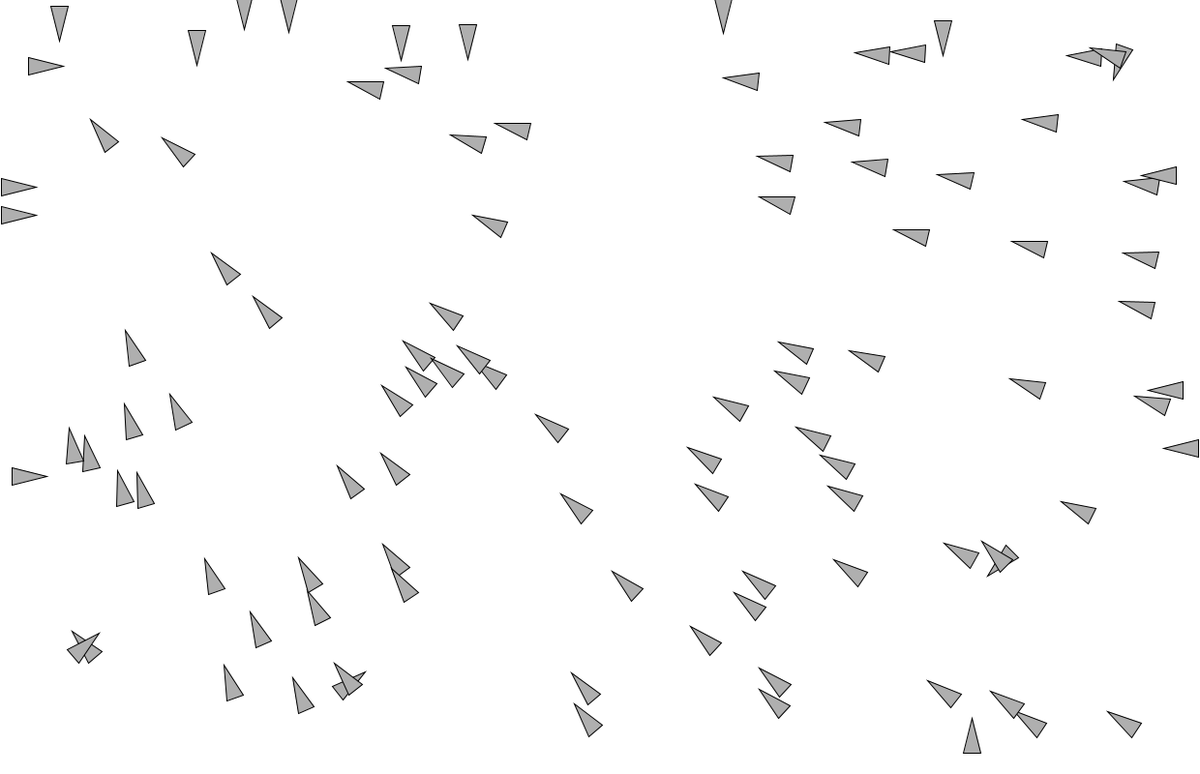
Frame 1 (no input)
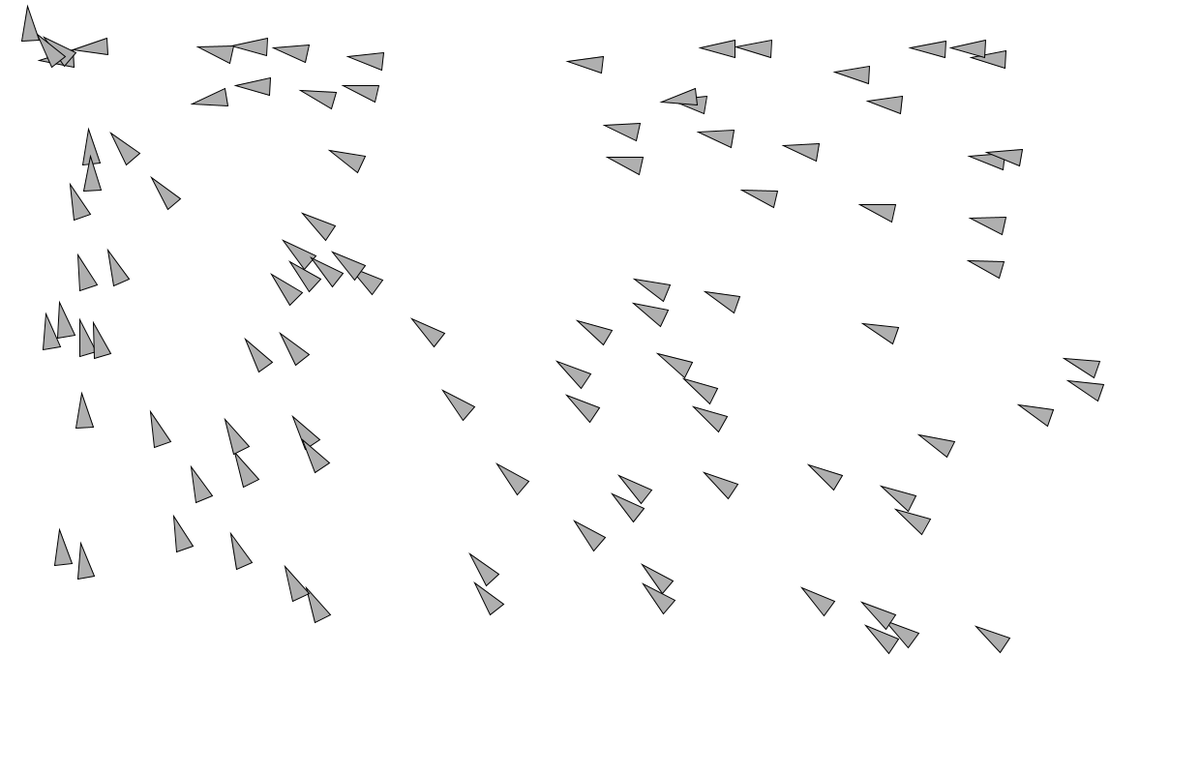
Frame 60 (the mouse pressed at the canvas centre just before this capture)
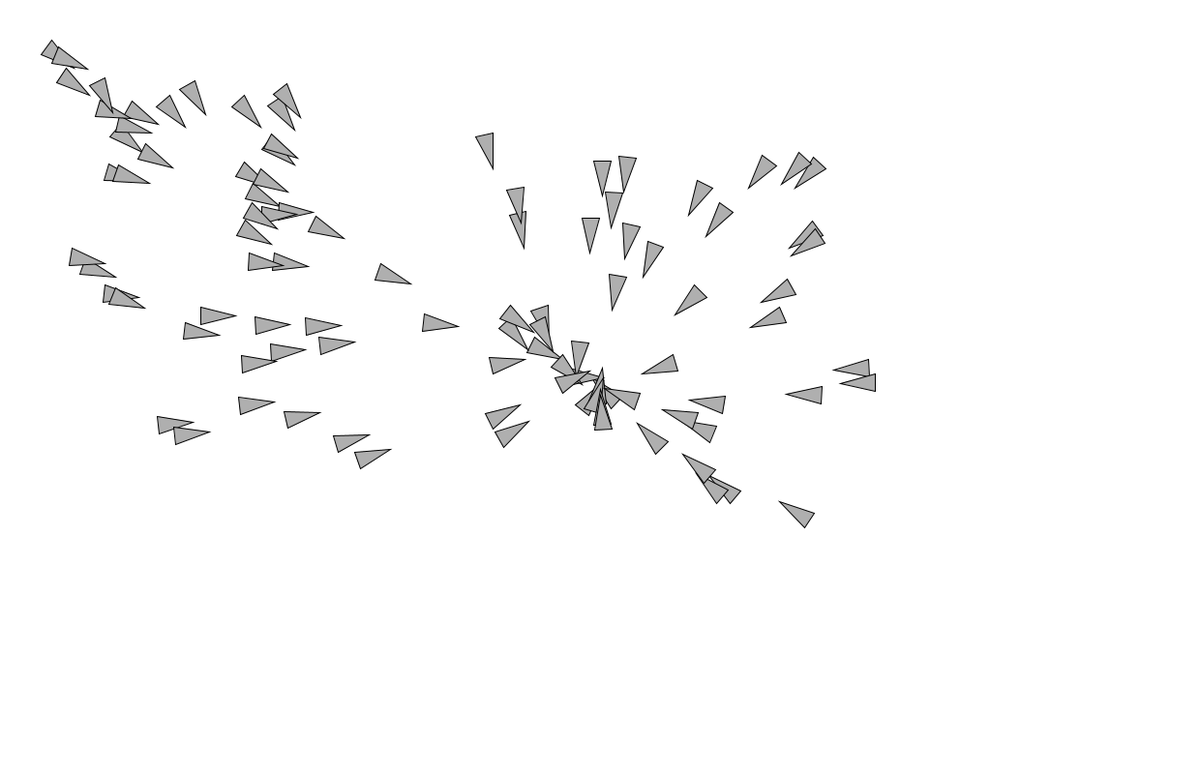
Frame 120 (the mouse held since frame 60 and released just before this capture)

The Processing sketch that drew these frames (run headless with seeded random() and noise(); from frame 60 on, the mouse is pressed at the canvas centre):

// Processing sketch: vehicle_groups
// ── vehicle_groups.pde
ArrayList<Vehicle> vehicles;


void setup() {
  size(1240, 800);
  vehicles = new ArrayList<Vehicle>();
  for (int i = 0; i < 100; i++) {
    vehicles.add(new Vehicle(random(width), random(height))); 
  }
}


void draw() {
   background(255);
   for (Vehicle vehicle: vehicles) {
     vehicle.seek(new PVector(mouseX, mouseY));
     vehicle.separate(vehicles);
     vehicle.update();
     vehicle.display();
   }
}

// ── vehicle.pde
class Vehicle {
  
  PVector location;
  PVector velocity;
  PVector acceleration;
  float maxSpeed;
  float maxForce;
  float r;
  
  Vehicle(float x, float y) {
    this.location = new PVector(x, y);
    this.velocity = new PVector(0.0, 0.0);
    this.acceleration = new PVector(0.0, 0.0);
    this.maxSpeed = 4.0;
    this.maxForce = 0.1;
    this.r = 9.0;
  }
  
  void update() {
    this.velocity.add(this.acceleration);
    this.velocity.limit(this.maxSpeed);
    this.location.add(this.velocity);
    this.acceleration.mult(0.0);
  }
  
  void applyForce(PVector force) {
    this.acceleration.add(force); 
  }
  
  void seek(PVector target) {
    PVector desiredVelocityDir;
    if (this.location.x < 50.0) {
      desiredVelocityDir = new PVector(this.maxSpeed, this.velocity.y);
    } else if (this.location.x > width - 50.0) {
      desiredVelocityDir = new PVector(-this.maxSpeed, this.velocity.y); 
    } else if (this.location.y < 50.0) {
      desiredVelocityDir = new PVector(this.velocity.x, this.maxSpeed); 
    } else if (this.location.y > height - 50.0) {
      desiredVelocityDir = new PVector(this.velocity.x, -this.maxSpeed); 
    } else {
      desiredVelocityDir = PVector.sub(target, this.location);
      desiredVelocityDir.mult(0.05);
    }
    desiredVelocityDir.limit(this.maxSpeed);
    PVector steerForce = PVector.sub(desiredVelocityDir, this.velocity);
    steerForce.limit(maxForce);
    this.applyForce(steerForce);
  }
  
  void separate(ArrayList<Vehicle> vehicles) {
    float separationRadius = this.r * 2;
    PVector totalDiff = new PVector();
    int count = 0;
    for (Vehicle vehicle: vehicles) {
      float distance = PVector.dist(this.location, vehicle.location);
      if (distance > 0 && distance < separationRadius) {
        PVector diff = PVector.sub(location, vehicle.location);
        diff.normalize();
        diff.div(distance);
        totalDiff.add(diff);
        count++;
      }
    }
    if (count > 0) {
      totalDiff.div(count);
      totalDiff.mult(this.maxSpeed);
      PVector steeringForce = PVector.sub(totalDiff, this.velocity);
      steeringForce.limit(this.maxForce);
      this.applyForce(steeringForce);
    }
  }
  
  void display() {
    float angle = this.velocity.heading2D() + PI/2;
    fill(175);
    stroke(0);
    pushMatrix();
    translate(this.location.x, this.location.y);
    rotate(angle);
    beginShape();
    vertex(0.0, -this.r * 2);
    vertex(-this.r, this.r * 2);
    vertex(this.r, this.r * 2);
    endShape(CLOSE);
    popMatrix();
  }
}
